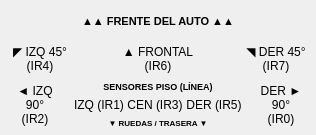
            <widget class="QFrame" name="frame_car_diagram">
             <property name="minimumSize">
              <size>
               <width>0</width>
               <height>135</height>
              </size>
             </property>
             <layout class="QVBoxLayout" name="verticalLayout_car_diag">
              <property name="spacing">
               <number>2</number>
              </property>
              <property name="leftMargin">
               <number>4</number>
              </property>
              <property name="topMargin">
               <number>4</number>
              </property>
              <property name="rightMargin">
               <number>4</number>
              </property>
              <property name="bottomMargin">
               <number>4</number>
              </property>
              <item>
               <widget class="QLabel" name="label_car_front">
                <property name="font">
                 <font>
                  <pointsize>8</pointsize>
                  <bold>true</bold>
                 </font>
                </property>
                <property name="text">
                 <string>▲▲ FRENTE DEL AUTO ▲▲</string>
                </property>
                <property name="alignment">
                 <set>Qt::AlignmentFlag::AlignCenter</set>
                </property>
               </widget>
              </item>
              <item>
               <layout class="QHBoxLayout" name="horizontalLayout_car_top">
                <property name="spacing">
                 <number>4</number>
                </property>
                <item>
                 <widget class="QLabel" name="sens_pos_ir5">
                  <property name="minimumSize">
                   <size>
                    <width>72</width>
                    <height>26</height>
                   </size>
                  </property>
                  <property name="text">
                   <string>◤ IZQ 45°
(IR4)</string>
                  </property>
                  <property name="alignment">
                   <set>Qt::AlignmentFlag::AlignCenter</set>
                  </property>
                 </widget>
                </item>
                <item>
                 <spacer name="spacer_front_l">
                  <property name="orientation">
                   <enum>Qt::Orientation::Horizontal</enum>
                  </property>
                  <property name="sizeHint" stdset="0">
                   <size>
                    <width>8</width>
                    <height>10</height>
                   </size>
                  </property>
                 </spacer>
                </item>
                <item>
                 <widget class="QLabel" name="sens_pos_front">
                  <property name="minimumSize">
                   <size>
                    <width>82</width>
                    <height>26</height>
                   </size>
                  </property>
                  <property name="text">
                   <string>▲ FRONTAL
(IR6)</string>
                  </property>
                  <property name="alignment">
                   <set>Qt::AlignmentFlag::AlignCenter</set>
                  </property>
                 </widget>
                </item>
                <item>
                 <spacer name="spacer_front_r">
                  <property name="orientation">
                   <enum>Qt::Orientation::Horizontal</enum>
                  </property>
                  <property name="sizeHint" stdset="0">
                   <size>
                    <width>8</width>
                    <height>10</height>
                   </size>
                  </property>
                 </spacer>
                </item>
                <item>
                 <widget class="QLabel" name="sens_pos_ir8">
                  <property name="minimumSize">
                   <size>
                    <width>72</width>
                    <height>26</height>
                   </size>
                  </property>
                  <property name="text">
                   <string>◥ DER 45°
(IR7)</string>
                  </property>
                  <property name="alignment">
                   <set>Qt::AlignmentFlag::AlignCenter</set>
                  </property>
                 </widget>
                </item>
               </layout>
              </item>
              <item>
               <layout class="QHBoxLayout" name="horizontalLayout_car_mid">
                <property name="spacing">
                 <number>4</number>
                </property>
                <item>
                 <widget class="QLabel" name="sens_pos_ir3">
                  <property name="minimumSize">
                   <size>
                    <width>62</width>
                    <height>52</height>
                   </size>
                  </property>
                  <property name="text">
                   <string>◄ IZQ
90°
(IR2)</string>
                  </property>
                  <property name="alignment">
                   <set>Qt::AlignmentFlag::AlignCenter</set>
                  </property>
                 </widget>
                </item>
                <item>
                 <widget class="QFrame" name="frame_chassis">
                  <layout class="QVBoxLayout" name="verticalLayout_chassis">
                   <property name="spacing">
                    <number>2</number>
                   </property>
                   <property name="leftMargin">
                    <number>4</number>
                   </property>
                   <property name="topMargin">
                    <number>3</number>
                   </property>
                   <property name="rightMargin">
                    <number>4</number>
                   </property>
                   <property name="bottomMargin">
                    <number>3</number>
                   </property>
                   <item>
                    <widget class="QLabel" name="label_chassis_title">
                     <property name="font">
                      <font>
                       <pointsize>7</pointsize>
                       <bold>true</bold>
                      </font>
                     </property>
                     <property name="text">
                      <string>SENSORES PISO (LÍNEA)</string>
                     </property>
                     <property name="alignment">
                      <set>Qt::AlignmentFlag::AlignCenter</set>
                     </property>
                    </widget>
                   </item>
                   <item>
                    <layout class="QHBoxLayout" name="horizontalLayout_chassis_line">
                     <property name="spacing">
                      <number>3</number>
                     </property>
                     <item>
                      <widget class="QLabel" name="sens_pos_line_l">
                       <property name="minimumSize">
                        <size>
                         <width>40</width>
                         <height>22</height>
                        </size>
                       </property>
                       <property name="text">
                        <string>IZQ (IR1)</string>
                       </property>
                       <property name="alignment">
                        <set>Qt::AlignmentFlag::AlignCenter</set>
                       </property>
                      </widget>
                     </item>
                     <item>
                      <widget class="QLabel" name="sens_pos_line_c">
                       <property name="minimumSize">
                        <size>
                         <width>40</width>
                         <height>22</height>
                        </size>
                       </property>
                       <property name="text">
                        <string>CEN (IR3)</string>
                       </property>
                       <property name="alignment">
                        <set>Qt::AlignmentFlag::AlignCenter</set>
                       </property>
                      </widget>
                     </item>
                     <item>
                      <widget class="QLabel" name="sens_pos_line_r">
                       <property name="minimumSize">
                        <size>
                         <width>40</width>
                         <height>22</height>
                        </size>
                       </property>
                       <property name="text">
                        <string>DER (IR5)</string>
                       </property>
                       <property name="alignment">
                        <set>Qt::AlignmentFlag::AlignCenter</set>
                       </property>
                      </widget>
                     </item>
                    </layout>
                   </item>
                   <item>
                    <widget class="QLabel" name="label_chassis_footer">
                     <property name="font">
                      <font>
                       <pointsize>6</pointsize>
                       <bold>true</bold>
                      </font>
                     </property>
                     <property name="text">
                      <string>▼ RUEDAS / TRASERA ▼</string>
                     </property>
                     <property name="alignment">
                      <set>Qt::AlignmentFlag::AlignCenter</set>
                     </property>
                    </widget>
                   </item>
                  </layout>
                 </widget>
                </item>
                <item>
                 <widget class="QLabel" name="sens_pos_ir1">
                  <property name="minimumSize">
                   <size>
                    <width>62</width>
                    <height>52</height>
                   </size>
                  </property>
                  <property name="text">
                   <string>DER ►
90°
(IR0)</string>
                  </property>
                  <property name="alignment">
                   <set>Qt::AlignmentFlag::AlignCenter</set>
                  </property>
                 </widget>
                </item>
               </layout>
              </item>
             </layout>
            </widget>
